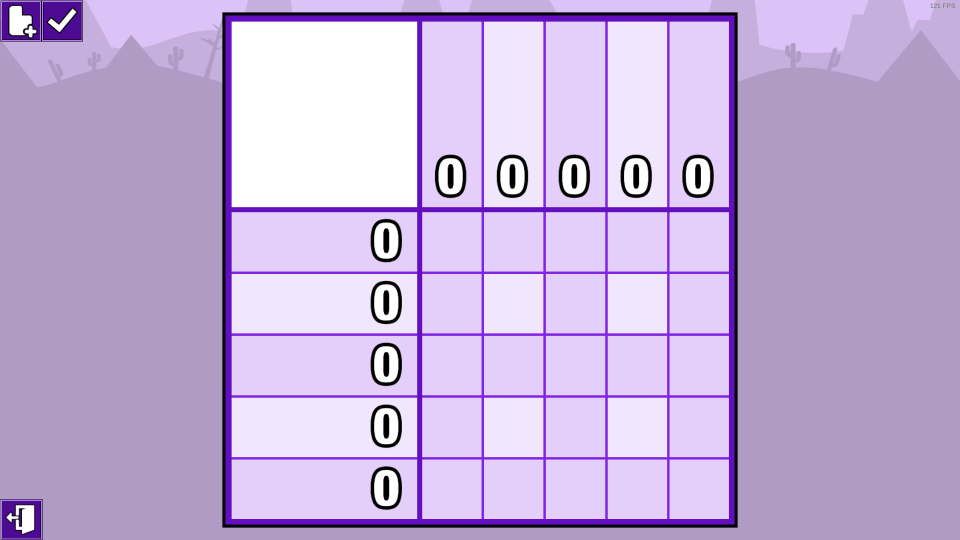
#> input picture assets/5x5_samples/0.png, 1920 x 1080 px (shown at 1/2 size); its folder holds only this picture in this run
$ python -i identification.py   (imports and definitions only)   (Python 2 division)
#> lines starting #> are read from the running program, lines starting #| are printed output that depends on the picture
### src/utils/logger.py
import logging
import sys


def setup_logger(name="PicrossAutomation", level=logging.INFO):
    logger_ = logging.getLogger(name)
    logger_.setLevel(level)

    if not logger_.handlers:
        handler = logging.StreamHandler(sys.stdout)
        handler.setLevel(level)

        formatter = logging.Formatter(
            '%(asctime)s - %(name)s - %(levelname)s - %(message)s',
            datefmt='%H:%M:%S'
        )
        handler.setFormatter(formatter)

        logger_.addHandler(handler)

    return logger_


logger = setup_logger()

### src/board/identification.py
import cv2
import numpy as np
import os

from src.utils.logger import setup_logger

SEUIL = 0.3
NORMALIZED_SIZE = (28, 28)

logger = setup_logger()

def extract_hints(data, show=False):
    results = {"row_hints": [], "col_hints": []}

    # [35 lines left out: function extract_numbers, not called in this run]

    for idx, hint in enumerate(data["row_hints"]):
        numbers = extract_numbers(hint["image"], f"Row_{idx}_digit", "horizontal")
        results["row_hints"].append(numbers)

    for idx, hint in enumerate(data["col_hints"]):
        numbers = extract_numbers(hint["image"], f"Col_{idx}_digit", "vertical")
        results["col_hints"].append(numbers)

    if show:
        cv2.destroyAllWindows()
    return results


# [47 lines left out: function identify_hints, not called in this run]

>>> import cv2
>>> picture = cv2.imread('../../assets/5x5_samples/0.png', cv2.IMREAD_GRAYSCALE)
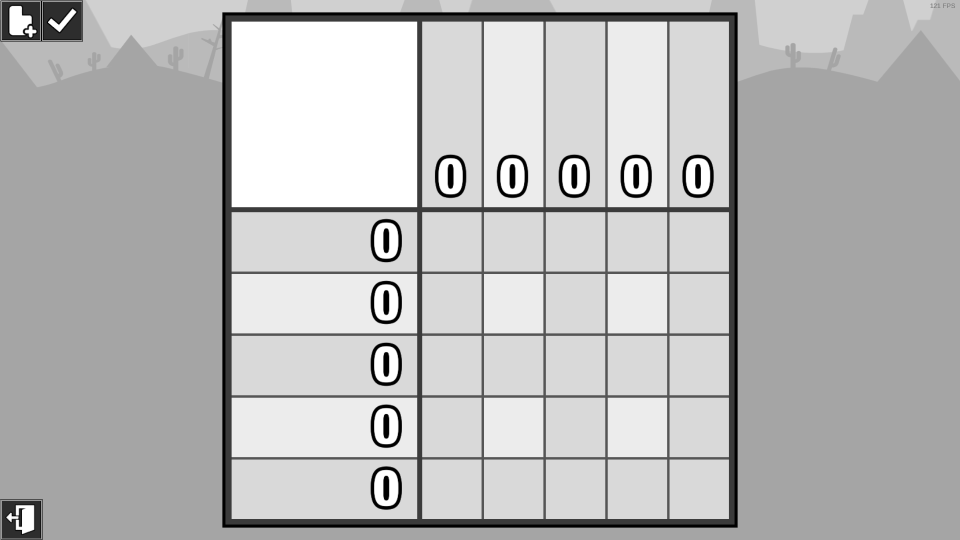
#> picture: shape (1080, 1920) (shown at 1/2 size); min 0, max 255, mean 185.4
>>> result = extract_hints(picture)
#> (the run stopped early here; a loop or call above may not have finished)

$ run again, on assets/5x5_samples/3.png
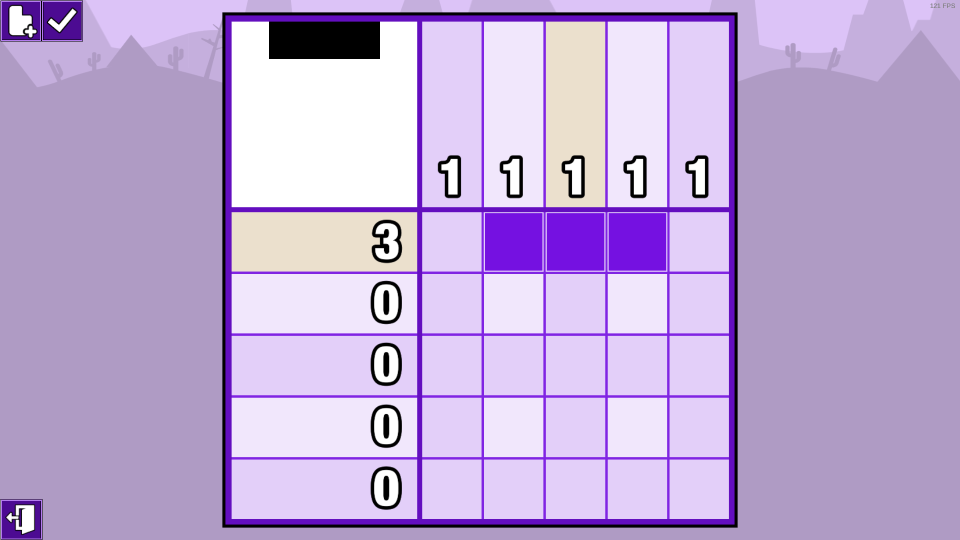
#> input picture assets/5x5_samples/3.png, 1920 x 1080 px (shown at 1/2 size)
#> `picture = cv2.imread('../../assets/5x5_samples/0.png', cv2.IMREAD_GRAY..`:
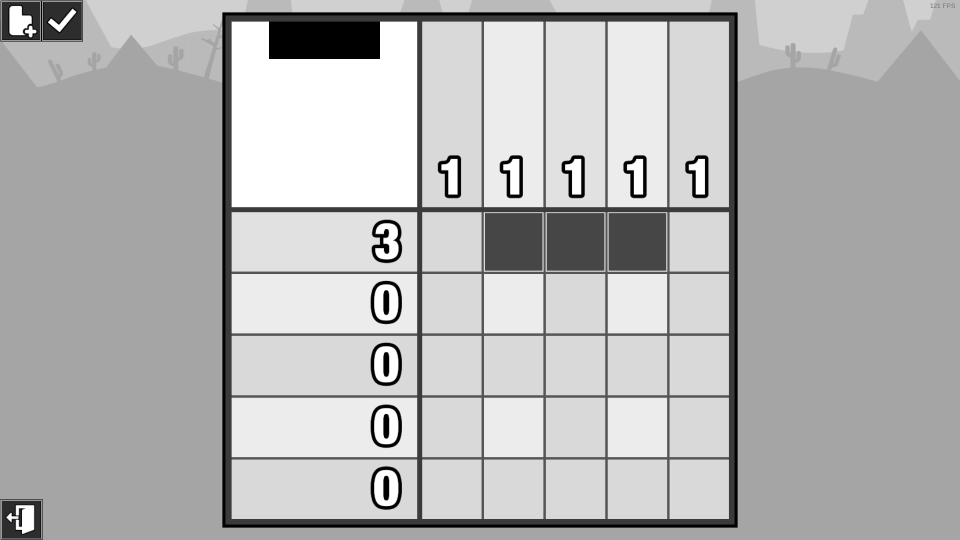
#> picture: shape (1080, 1920) (shown at 1/2 size); min 0, max 255, mean 181.1
